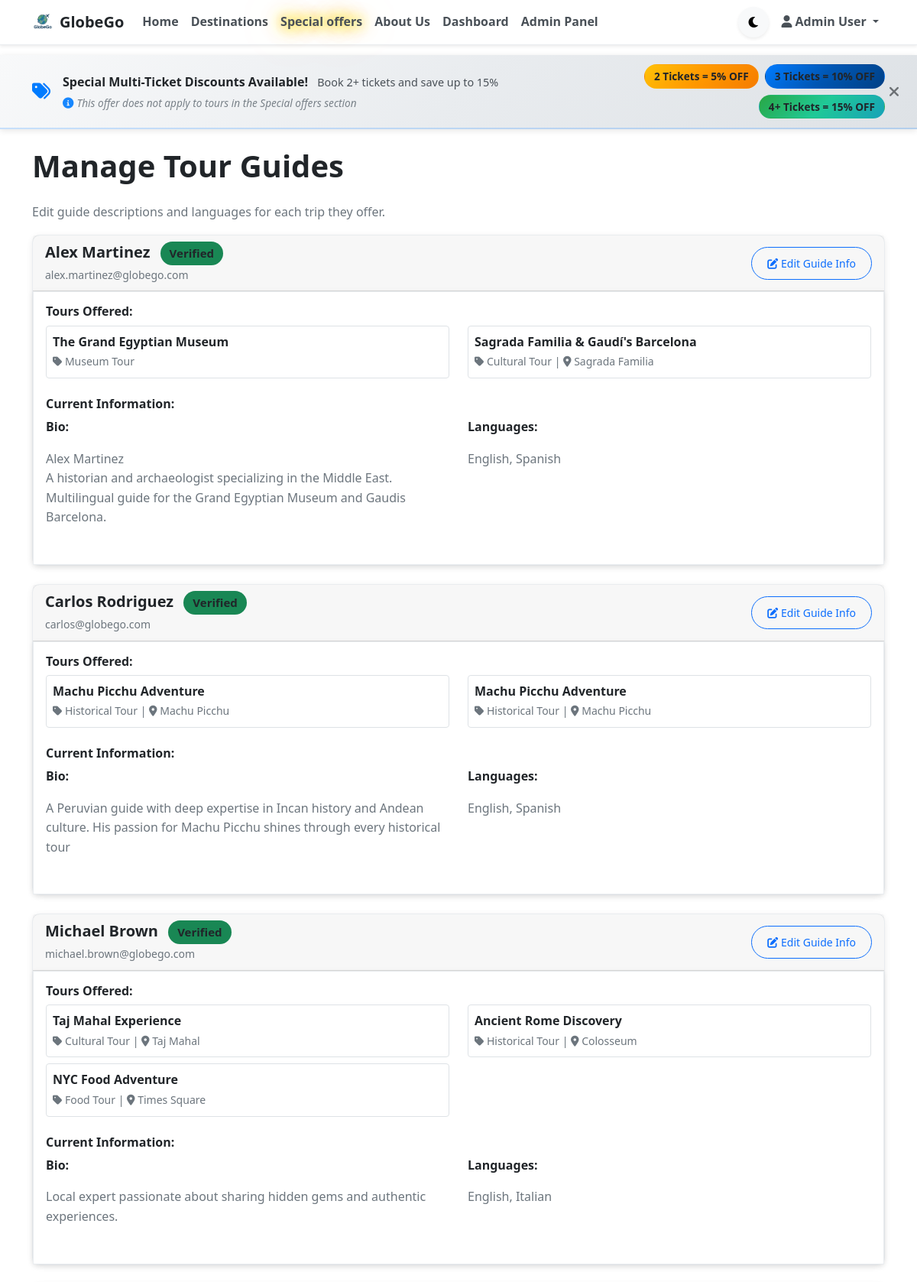
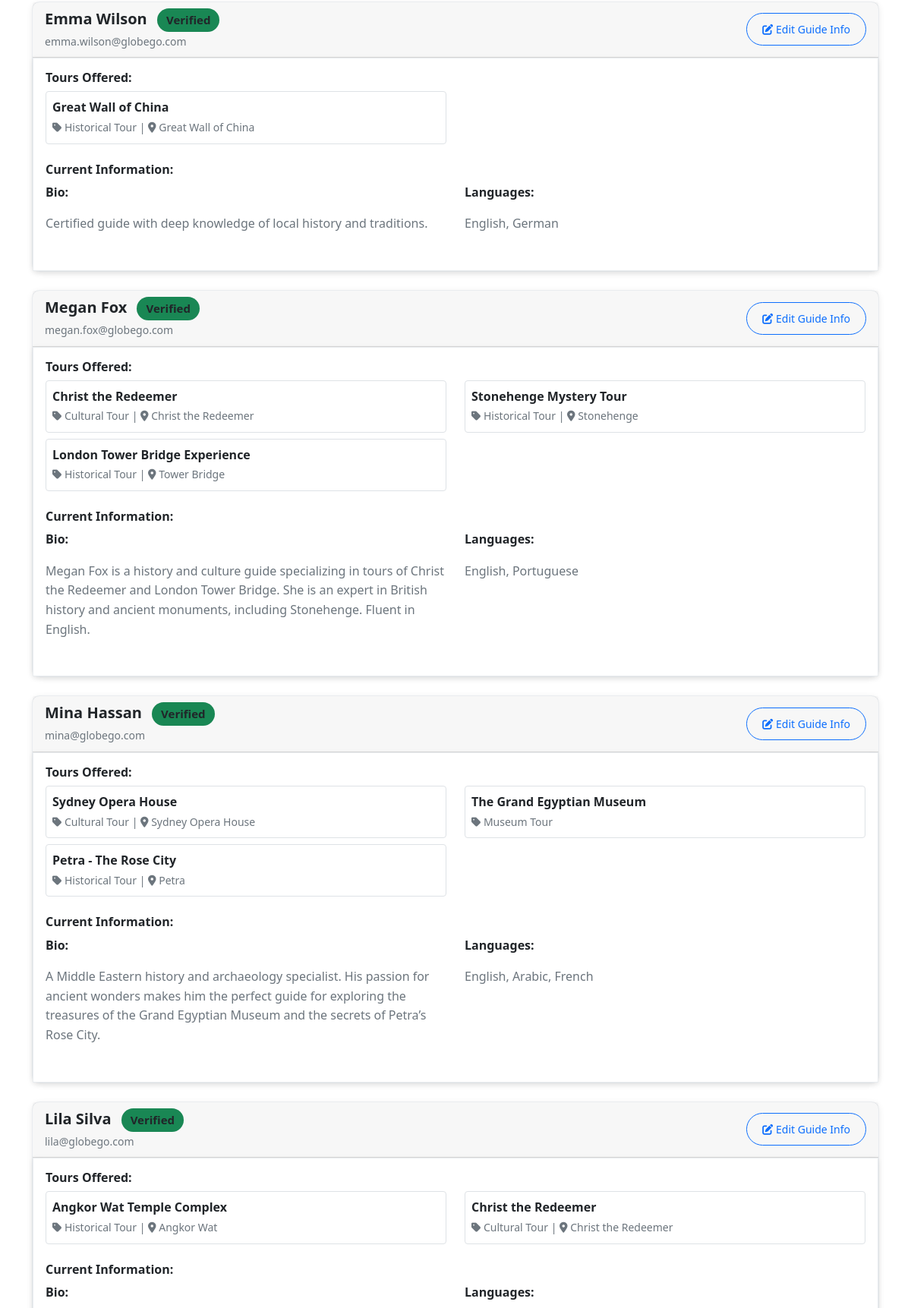
The page /GlobeGoProject/admin/guides.php (signed in, upper part) on the database its author committed (2 pictures, top to bottom).
### tables this page shows
CREATE TABLE `tours` (
  `id` int(11) NOT NULL,
  `guide_id` int(11) NOT NULL,
  `guide_bio` text DEFAULT NULL,
  `attraction_id` int(11) DEFAULT NULL,
  `title` varchar(255) NOT NULL,
  `description` text NOT NULL,
  `price` decimal(10,2) NOT NULL,
  `duration_hours` int(11) NOT NULL,
  `max_participants` int(11) NOT NULL,
  `meeting_point` varchar(255) NOT NULL,
  `category` varchar(100) DEFAULT NULL,
  `image_url` varchar(255) DEFAULT NULL,
  `status` enum('active','inactive','cancelled') DEFAULT 'active',
  `created_at` timestamp NOT NULL DEFAULT current_timestamp(),
  `updated_at` timestamp NOT NULL DEFAULT current_timestamp() ON UPDATE current_timestamp()
);

CREATE TABLE `attractions` (
  `id` int(11) NOT NULL,
  `name` varchar(255) NOT NULL,
  `description` text NOT NULL,
  `location` varchar(255) NOT NULL,
  `latitude` decimal(10,8) DEFAULT NULL,
  `longitude` decimal(11,8) DEFAULT NULL,
  `category` varchar(100) DEFAULT NULL,
  `image_url` varchar(255) DEFAULT NULL,
  `rating` decimal(3,2) DEFAULT 0.00,
  `total_reviews` int(11) DEFAULT 0,
  `created_at` timestamp NOT NULL DEFAULT current_timestamp(),
  `updated_at` timestamp NOT NULL DEFAULT current_timestamp() ON UPDATE current_timestamp()
);

CREATE TABLE `users` (
  `id` int(11) NOT NULL,
  `email` varchar(255) NOT NULL,
  `password` varchar(255) NOT NULL,
  `first_name` varchar(100) NOT NULL,
  `last_name` varchar(100) NOT NULL,
  `role` enum('tourist','guide','admin') NOT NULL DEFAULT 'tourist',
  `phone` varchar(20) DEFAULT NULL,
  `national_id` varchar(50) DEFAULT NULL,
  `date_of_birth` date DEFAULT NULL,
  `address` text DEFAULT NULL,
  `criminal_records` tinyint(1) DEFAULT 0,
  `application_status` enum('pending','under_review','approved','rejected') DEFAULT 'pending',
  `application_notes` text DEFAULT NULL,
  `profile_image` varchar(255) DEFAULT NULL,
  `bio` text DEFAULT NULL,
  `languages` varchar(255) DEFAULT NULL,
  `verified` tinyint(1) DEFAULT 0,
  `status` enum('active','suspended','pending') DEFAULT 'active',
  `suspend_until` datetime DEFAULT NULL,
  `created_at` timestamp NOT NULL DEFAULT current_timestamp(),
  `updated_at` timestamp NOT NULL DEFAULT current_timestamp() ON UPDATE current_timestamp(),
  `password_reset_token` varchar(64) DEFAULT NULL,
  `password_reset_expires` datetime DEFAULT NULL,
  `reset_token` varchar(64) DEFAULT NULL,
  `reset_token_expires` datetime DEFAULT NULL
);

### GlobeGoProject/controllers/BaseController.php (called while the page is built, shortened)
<?php
class BaseController
{
    public function __construct(PDO $db)
    {
        $this->db = $db;
    }
    protected function render(string $view, array $data = [], ?string $pageTitle = null): void
    {
        include __DIR__ . '/../includes/header.php';
        include __DIR__ . '/../views/' . $view . '.php';
        include __DIR__ . '/../includes/footer.php';
    }
}

### GlobeGoProject/controllers/AdminGuidesController.php (called while the page is built, shortened)
<?php
require_once __DIR__ . '/BaseController.php';
class AdminGuidesController extends BaseController
{
    public function index(): void
    {
        $query = "SELECT t.*,
                         u.id as guide_id, u.first_name, u.last_name, u.email, u.phone,
                         u.profile_image, u.bio, u.languages, u.verified,
                         a.name as attraction_name, a.location as attraction_location
                  FROM tours t
                  LEFT JOIN users u ON t.guide_id = u.id
                  LEFT JOIN attractions a ON t.attraction_id = a.id
                  ORDER BY t.created_at DESC";
        $stmt = $this->db->prepare($query);
        $stmt->execute();
        $tours_with_guides = $stmt->fetchAll(PDO::FETCH_ASSOC);
        $guides_map = [];
        foreach ($tours_with_guides as $tour_data) {
            $guide_id = $tour_data['guide_id'];
            if (!isset($guides_map[$guide_id])) {
                $guides_map[$guide_id] = [
                    'guide_id' => $guide_id,
                    'first_name' => $tour_data['first_name'],
                    'last_name' => $tour_data['last_name'],
                    'email' => $tour_data['email'],
                    'phone' => $tour_data['phone'],
                    'profile_image' => $tour_data['profile_image'],
                    'bio' => $tour_data['bio'],
                    'languages' => $tour_data['languages'],
                    'verified' => $tour_data['verified'],
                    'tours' => []
                ];
            }
            $guides_map[$guide_id]['tours'][] = [
                'tour_id' => $tour_data['id'],
                'title' => $tour_data['title'],
                'category' => $tour_data['category'],
                'attraction_name' => $tour_data['attraction_name'],
                'attraction_location' => $tour_data['attraction_location']
            ];
        }
        $this->render('admin/guides', [
            'guides_map' => $guides_map,
        ], 'Manage Tour Guides');
    }
}

### GlobeGoProject/admin/guides.php (called while the page is built, shortened)
<?php
require_once __DIR__ . '/../controllers/AdminGuidesController.php';
$database = new Database();
$controller = new AdminGuidesController($database->getConnection());
$controller->index();

### GlobeGoProject/views/admin/guides.php (the view, shortened to what this page needs)
<div class="container mt-4">
    <div class="row">
        <div class="col-12">
            <h1 class="mb-4">Manage Tour Guides</h1>
            <p class="text-muted">Edit guide descriptions and languages for each trip they offer.</p>
        </div>
    </div>
    <?php if (empty($guides_map)): ?>
        <div class="alert alert-info">
            <h5>No Guides Found</h5>
            <p>There are no guides with tours in the system yet.</p>
        </div>
    <?php else: ?>
        <?php foreach ($guides_map as $guide): ?>
            <div class="card mb-4">
                <div class="card-header">
                    <div class="d-flex justify-content-between align-items-center">
                        <div>
                            <h5 class="mb-0">
                                <?php echo htmlspecialchars($guide['first_name'] . ' ' . $guide['last_name']); ?>
                                <?php if ($guide['verified']): ?>
                                    <span class="badge bg-success ms-2">Verified</span>
                                <?php endif; ?>
                            </h5>
                            <small class="text-muted"><?php echo htmlspecialchars($guide['email']); ?></small>
                        </div>
                        <button class="btn btn-sm btn-outline-primary" type="button" data-bs-toggle="collapse"
                                data-bs-target="#guide-<?php echo $guide['guide_id']; ?>"
                                aria-expanded="false" aria-controls="guide-<?php echo $guide['guide_id']; ?>">
                            <i class="fas fa-edit"></i> Edit Guide Info
                        </button>
                    </div>
                </div>
                <div class="card-body">
                    <div class="mb-3">
                        <h6>Tours Offered:</h6>
                        <div class="row">
                            <?php foreach ($guide['tours'] as $tour): ?>
                                <div class="col-md-6 mb-2">
                                    <div class="border rounded p-2">
                                        <strong><?php echo htmlspecialchars($tour['title']); ?></strong><br>
                                        <small class="text-muted">
                                            <i class="fas fa-tag"></i> <?php echo htmlspecialchars($tour['category']); ?>
                                            <?php if ($tour['attraction_name']): ?>
                                                | <i class="fas fa-map-marker-alt"></i> <?php echo htmlspecialchars($tour['attraction_name']); ?>
                                            <?php endif; ?>
                                        </small>
                                    </div>
                                </div>
                            <?php endforeach; ?>
                        </div>
                    </div>
                    <div class="mb-3">
                        <h6>Current Information:</h6>
                        <div class="row">
                            <div class="col-md-6">
                                <p><strong>Bio:</strong></p>
                                <p class="text-muted"><?php echo $guide['bio'] ? nl2br(htmlspecialchars($guide['bio'])) : '<em>No bio set</em>'; ?></p>
                            </div>
                            <div class="col-md-6">
                                <p><strong>Languages:</strong></p>
                                <p class="text-muted"><?php echo $guide['languages'] ? htmlspecialchars($guide['languages']) : '<em>No languages specified</em>'; ?></p>
                            </div>
                        </div>
                    </div>
                </div>
            </div>
        <?php endforeach; ?>
    <?php endif; ?>
</div>

### GlobeGoProject/assets/css/style.css (style rules this page uses)
:root { --primary-color: #007bff; --secondary-color: #6c757d; --success-color: #28a745; --danger-color: #dc3545; --warning-color: #ffc107; --info-color: #17a2b8; --light-color: #f8f9fa; --dark-color: #343a40; --text-color: #212529; --muted-text-color: #6c757d; }
body { font-family: 'Segoe UI', Tahoma, Geneva, Verdana, sans-serif; line-height: 1.6; color: var(--text-color); background-color: #ffffff; padding-top: 72px; user-select: none; -webkit-user-select: none; -moz-user-select: none; -ms-user-select: none; }
body:not(.dark) { background-color: #ffffff; color: #212529; }
body:not(.dark) h1, body:not(.dark) h2, body:not(.dark) h3, body:not(.dark) h4, body:not(.dark) h5, body:not(.dark) h6 { color: #212529; font-weight: 600; }
body:not(.dark) p, body:not(.dark) span, body:not(.dark) div, body:not(.dark) label { color: #212529; }
.card { border: none; border-radius: 10px; transition: transform 0.3s ease, box-shadow 0.3s ease; }
.btn { border-radius: 25px; padding: 10px 20px; font-weight: 500; transition: all 0.3s ease; }
body:not(.dark) .card, body:not(.dark) .card-body { background-color: #ffffff; color: #212529; border: 1px solid #e9ecef; box-shadow: 0 2px 8px rgba(0, 0, 0, 0.08); }
body:not(.dark) .text-muted { color: #6c757d !important; }
.badge { border-radius: 20px; padding: 8px 12px; }
.fade-in { animation: fadeIn 0.5s ease-in; }

### GlobeGoProject/views/admin/guides.php (style rules this page uses)
.card { transition: box-shadow 0.3s ease; }

### rows shown on the page
tours: title "The Grand Egyptian Museum", category "Museum Tour"
tours: title "Sagrada Familia & Gaudí's Barcelona", category "Cultural Tour", attraction.name "Sagrada Familia"
tours: title "Machu Picchu Adventure", category "Historical Tour", attraction.name "Machu Picchu"
tours: title "Machu Picchu Adventure", category "Historical Tour", attraction.name "Machu Picchu"
tours: title "Taj Mahal Experience", category "Cultural Tour", attraction.name "Taj Mahal"
tours: title "Ancient Rome Discovery", category "Historical Tour", attraction.name "Colosseum"
tours: title "NYC Food Adventure", category "Food Tour", attraction.name "Times Square"
tours: guide.last_name "Emma Wilson", guide.email "emma.wilson@globego.com", title "Great Wall of China", category "Historical Tour", attraction.name "Great Wall of China", guide.bio "Certified guide with deep knowledge of local history and traditions.", guide.languages "English, German"
tours: title "Christ the Redeemer", category "Cultural Tour", attraction.name "Christ the Redeemer"
tours: title "Stonehenge Mystery Tour", category "Historical Tour", attraction.name "Stonehenge"
tours: title "London Tower Bridge Experience", category "Historical Tour", attraction.name "Tower Bridge"
tours: title "Sydney Opera House", category "Cultural Tour", attraction.name "Sydney Opera House"
tours: title "The Grand Egyptian Museum", category "Museum Tour"
tours: title "Petra - The Rose City", category "Historical Tour", attraction.name "Petra"
tours: title "Angkor Wat Temple Complex", category "Historical Tour", attraction.name "Angkor Wat"

### other values the page prints
$item['text'] "Home"
$item['text'] "Destinations"
$item['text'] "Special offers"
$item['text'] "About Us"
Language::t('nav.dashboard') "Dashboard"
Language::t('nav.admin_panel') "Admin Panel"
$_SESSION['user_name'] "Admin User"
Language::t('home.discount_banner_title') "Special Multi-Ticket Discounts Available!"
Language::t('home.discount_banner_text') "Book 2+ tickets and save up to 15%"
Language::t('home.discount_banner_disclaimer') "This offer does not apply to tours in the Special offers section"
Language::t('home.tickets_2') "2 Tickets"
Language::t('home.tickets_3') "3 Tickets"
Language::t('home.tickets_4') "4+ Tickets"
$guide['first_name'] . ' ' . $guide['last_name'] "Alex Martinez"
$guide['email'] "alex.martinez@globego.com"
